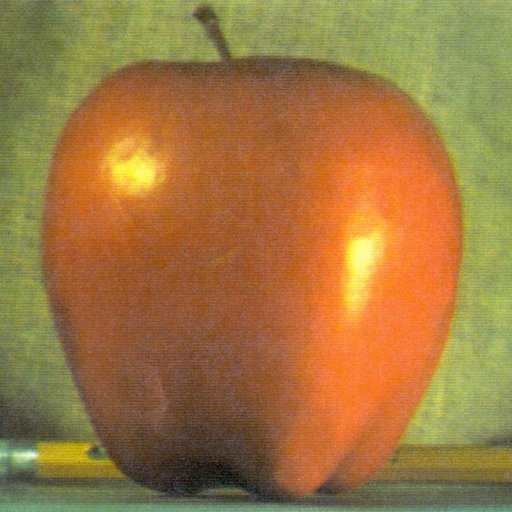
#> input picture Machine learninig/Image to Sketch/apple.jpg, 512 x 512 px
$ jupyter execute ImagetoSketch.ipynb
#> lines starting #> are read from the running program, lines starting #| are printed output that depends on the picture
# ImagetoSketch

We need to read the image in RBG format and then convert it to a grayscale image.
This will turn an image into a classic black and white photo. Then the next thing to do is invert the grayscale image also called negative image, this will be our inverted grayscale image.
Inversion can be used to enhance details. Then we can finally create the pencil sketch by mixing the grayscale image with the inverted blurry image.
This can be done by dividing the grayscale image by the inverted blurry image.
Since images are just arrays, we can easily do this programmatically using the divide function from the cv2 library in Python.

[cell 1]
import numpy as np
import cv2 as cv
from skimage import io
from skimage import util

[cell 2]
img = io.imread('apple.jpg')
#> img is the input picture: shape (512, 512, 3); mean R, G, B 159.1, 119.7, 64.8
img.shape
#> Out = (512, 512, 3)

[cell 3]
io.imshow(img)

***Converting image to RGB format***

[cell 4]
rgb_img = cv.cvtColor(img, cv.COLOR_BGR2RGB)

[cell 5]
io.imshow(rgb_img)

***Converting image to grayscale***

[cell 6]
gray_img = cv.cvtColor(rgb_img, cv.COLOR_BGR2GRAY)
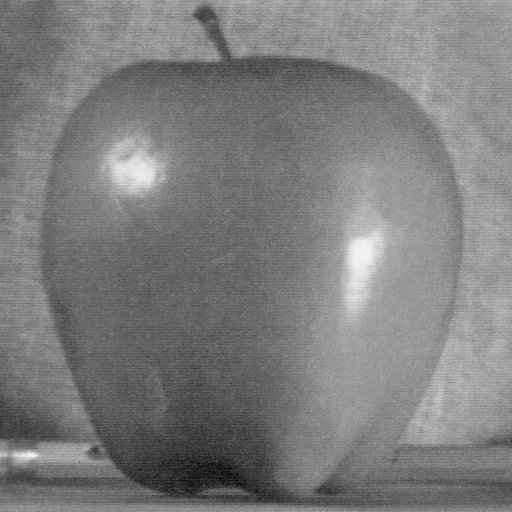
#> gray_img: shape (512, 512); min 7, max 248, mean 125.2

[cell 7]
io.imshow(gray_img)

***Invering the image***

[cell 8]
inverted_img = util.invert(gray_img)
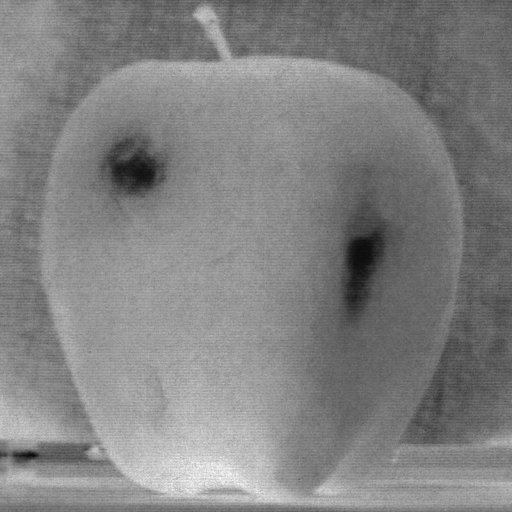
#> inverted_img: shape (512, 512); min 7, max 248, mean 129.8

[cell 9]
io.imshow(inverted_img)

***Converting image to Blur image***

[cell 10]
blur_img = cv.GaussianBlur(inverted_img, (111,111),0)
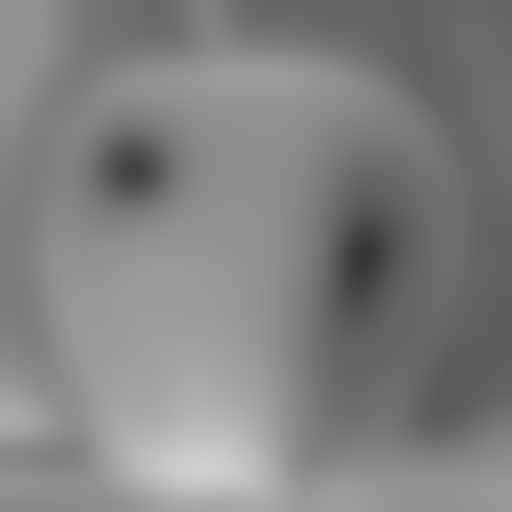
#> blur_img: shape (512, 512); min 54, max 206, mean 129.9

[cell 11]
io.imshow(blur_img)

***Invering the blured image***

[cell 12]
inverted_blurimg = util.invert(blur_img)
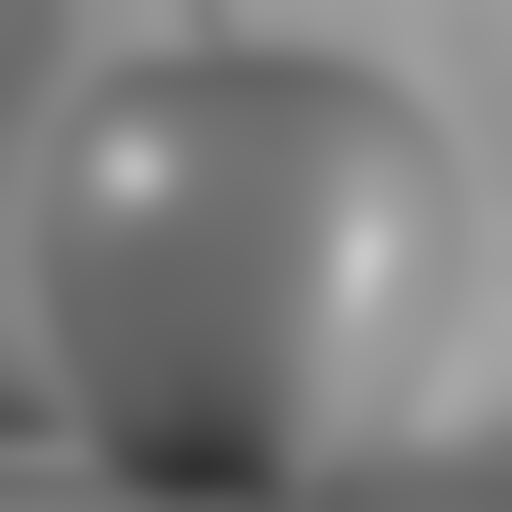
#> inverted_blurimg: shape (512, 512); min 49, max 201, mean 125.1

[cell 13]
io.imshow(inverted_blurimg)

***Finaly converting image to sketch***

[cell 14]
sketch_img=cv.divide(gray_img,inverted_blurimg, scale=256.0)
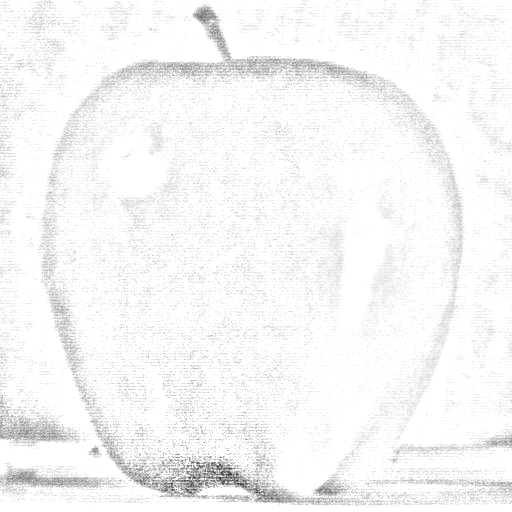
#> sketch_img: shape (512, 512); min 28, max 255, mean 246.1
